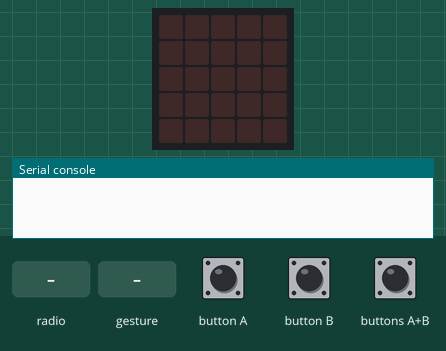
The program below on a simulated BBC micro:bit (MakeCode). Parts: the board's 5×5 LED display, the last lines printed to the serial console. Inputs (shaded band) come from the test bench. Random numbers come from a fixed seed; no radio messages arrive unless stated (any console line starting 'radio sent:' is added by the test bench); a tilt is held for 1.5 s and a shake lasts 1 s, then the board lies face up again.

Above: at 1.2 s.
1.3 s: radio message "1" arrives
At 2.2 s:
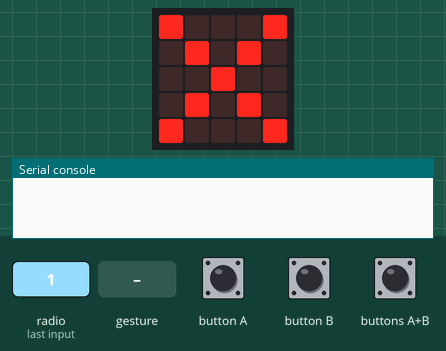
3.4 s: radio message "5" arrives
At 5.1 s:
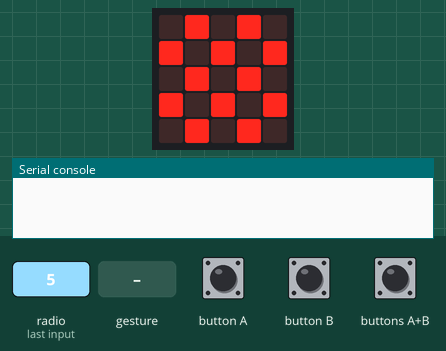
6.4 s: gesture 'shake'
At 7.4 s:
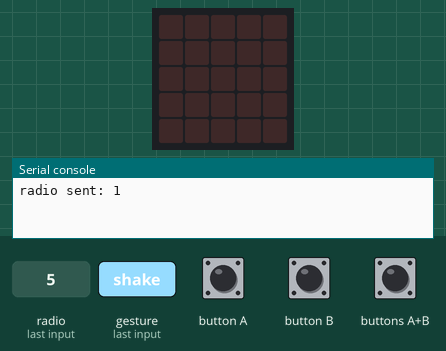
8.3 s: radio message "0" arrives
At 8.8 s:
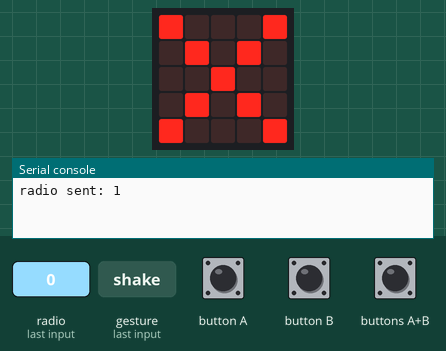
Timing chart, 0 to 10.8 s (numbered marks = the images above; inputs shaded):
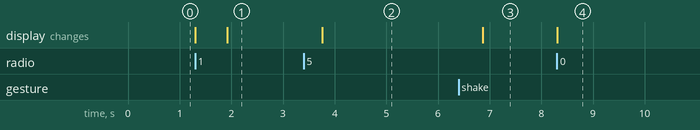

The program:

main.ts
```typescript
radio.onReceivedNumber(function (receivedNumber) {
    potato = receivedNumber
})
input.onButtonPressed(Button.A, function () {

})
input.onGesture(Gesture.Shake, function () {
    if (potato > 0) {
        radio.sendNumber(potato)
        potato = -1
    } else {
        potato = 0
    }
})
input.onButtonPressed(Button.AB, function () {
    potato = randint(10, 20)
})
let potato = 0
potato = -1
radio.setGroup(1)
basic.forever(function () {
    if (potato == 0) {
        basic.showIcon(IconNames.No)
    }
    if (potato < 0) {
        basic.clearScreen()
    }
    if (potato > 0) {
        basic.showIcon(IconNames.Chessboard)
        potato += -1
    }
})
```

test.ts
```typescript
// här hamnar tester och detta kompileras inte när det här paketet används som ett tillägg.
```

Measured:
- after the input at 1.3 s, the display: first changes at once (image 1 shows a later state)
- after the input at 3.4 s, the display: changes after 0.36 s (image 2)
- after the input at 8.3 s, the display: changes at once (image 4)
